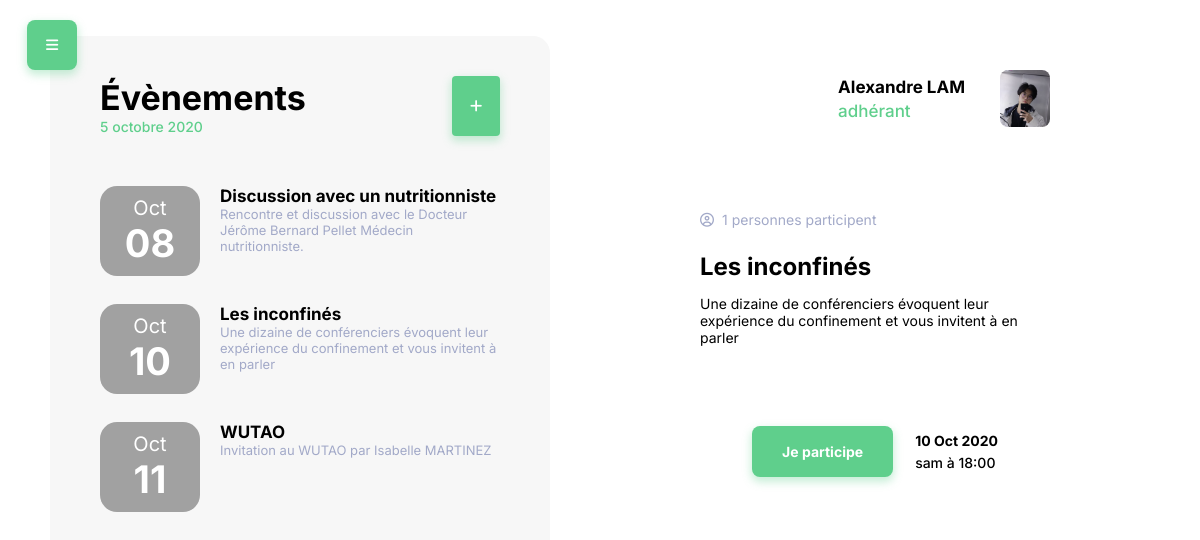
/2, run on the app's committed database.
### events/models.py (models this page shows, shortened)
class Event(models.Model):
    title = models.CharField(max_length=50)
    author = models.CharField(max_length=50)
    short_description = models.CharField(max_length=100)
    long_description = models.CharField(max_length=300)
    date_begin = models.DateTimeField(max_length=300)
    date_end = models.DateTimeField(max_length=300)
    icon = models.ImageField(upload_to="images/")
    image = models.ImageField(upload_to='images/')
    participation = models.IntegerField(default=0)

### events/views.py (the view)
# urls.py: path('<id>', views.home, name='home'),
def home(request, id):
    sorted_events_list = Event.objects.order_by('date_begin')
    context = {'eventsList': sorted_events_list}
    context["selected"] = Event.objects.get(id=id)
    return render(request, 'events/details.html', context)

### events/templates/events/details.html (shortened to what this page needs)
{% extends 'events/events_list.html' %} {% block details %}
<section class="details">
  <div>
    <div class="header">
      <div class="profile-picture"></div>
      <div>
        <h2>Alexandre LAM</h2>
        <p>adhérant</p>
      </div>
    </div>
    <div class="content">
      <div class="content-wrapper">
        <div class="small">
          <div class="icon">
            <i class="far fa-user-circle"></i>
          </div>
          <p>{{selected.participation}} personnes participent</p>
        </div>
        <div class="text">
          <h1>{{ selected.title }}</h1>
          <p>{{ selected.long_description }}</p>
        </div>
        <div class="call-to-action">
          <a href="#"><button>Je participe</button></a>
          <div class="sub-text">
            <p><strong>{{selected.date_begin|date:"d M Y"}}</strong></p>
            <p>
              {{selected.date_begin|date:"D"}} à
              {{selected.date_begin|date:"H:i"}}
            </p>
          </div>
        </div>
      </div>
    </div>
  </div>
</section>
{% endblock details %}

### events/templates/events/events_list.html
{% extends 'events/base.html' %} {% block events_list %}
<section class="events-list">
  <div class="header">
    <div class="text">
      <h1>Évènements</h1>
      <p>5 octobre 2020</p>
    </div>
    <a class="icon" href="#">
      <button>
        <i class="fas fa-plus"></i>
      </button>
    </a>
  </div>
  <div class="scroll-list-wrapper">
    <ul>
      {% for event in eventsList %}
      <a href="/{{event.id}}">
        <li>
          <div
            class="img"
            style="background-image: linear-gradient(
                  0deg,
                  rgba(0, 0, 0, 0.35),
                  rgba(0, 0, 0, 0.35)
                ), url('{{ event.icon.url }}')"
          >
            <div class="date">
              <p>{{event.date_begin|date:"M"}}</p>
              <h2>{{event.date_begin|date:"d"}}</h2>
            </div>
          </div>
          <div class="text">
            <h2>{{event.title}}</h2>
            <p>{{event.long_description}}</p>
          </div>
        </li>
      </a>
      {% endfor %}
    </ul>
  </div>
</section>
{% block details %} {% endblock details %} {% endblock events_list %}

### events/static/events/style.css (style rules this page uses)
html { box-sizing: border-box; font-size: 100%; font-family: "Inter", sans-serif; font-weight: 500; --unselected: #a2a9c8; --highlight: #5fcf8c; --hover-highlight: #4eb276; --greyBackground: #f7f7f7; --greenShadow: 0px 4px 8px 1px rgba(95, 207, 140, 0.35); --menuShadow: 0px 0px 33px rgba(0, 0, 0, 0.15); }
*, *:after, *:before { box-sizing: inherit; margin: 0; padding: 0; font-size: 16px; }
button { outline: none; border: none; transition-duration: 0.4s; }
body { height: 100vh; display: flex; }
a { text-decoration: none; color: inherit; }
.events-list { width: clamp(280px, 40%, 600px); background-color: var(--greyBackground); margin-top: 36px; border-radius: 17px 17px 0px 0px; padding: 90px 50px 0 50px; display: flex; flex-direction: column; }
.events-list .header { display: flex; align-items: center; justify-content: space-between; }
.events-list .header h1 { font-size: 2.125rem; font-weight: 700; }
.events-list .header p { color: var(--highlight); }
.events-list .header button { width: 48px; height: 60px; background-color: var(--highlight); box-shadow: var(--greenShadow); border-radius: 4px; color: white; display: flex; align-items: center; justify-content: center; }
.events-list .scroll-list-wrapper { margin-top: 50px; flex-grow: 1; overflow: hidden; }
.events-list .scroll-list-wrapper ul { list-style: none; }
.events-list .scroll-list-wrapper li { display: flex; margin-bottom: 28px; }
.events-list .scroll-list-wrapper .img { min-width: 100px; min-height: 90px; background-repeat: none; background-size: cover; border-radius: 17px; margin-right: 20px; display: flex; justify-content: center; align-items: center; }
.events-list .scroll-list-wrapper .img .date { text-align: center; color: white; }
.events-list .scroll-list-wrapper .img .date p { font-size: 1.25rem; font-weight: 400; }
.events-list .scroll-list-wrapper .img .date h2 { font-size: 2.375rem; font-weight: 700; }
.events-list .scroll-list-wrapper .text { width: auto; }
.events-list .scroll-list-wrapper .text h2 { font-weight: 700; font-size: 1.0625rem; }
.events-list .scroll-list-wrapper .text p { font-size: 0.8125rem; font-weight: 400; color: var(--unselected); }
.details { flex-grow: 1; padding: 120px 70px 50px 70px; display: flex; justify-content: center; }
.details .header { display: flex; flex-direction: row-reverse; align-items: center; }
.details .header h2 { font-size: 1.0625rem; font-weight: 700; margin-bottom: 4px; }
.details .header p { font-size: 1.0625rem; font-weight: 500; color: var(--highlight); }
.details .header .profile-picture { background-image: url("profile.PNG"); background-repeat: none; background-size: cover; background-position: bottom; border-radius: 8px; width: 50px; height: 57px; margin-left: 35px; }
.details .content { margin-top: 60px; display: flex; justify-content: center; align-items: center; }
.details .content .small { display: flex; color: var(--unselected); font-size: 0.875rem; font-weight: 400; margin: auto; margin-top: 24px; }
.details .content .small p { margin-left: 8px; }
.details .content .text { margin: auto; max-width: 500px; }
.details .content .text h1 { font-size: 1.5rem; margin-top: 24px; }
.details .content .text p { font-weight: 400; margin-top: 14px; }
.details .call-to-action { display: flex; gap: 22px; justify-content: center; align-items: center; margin-top: 80px; }
.details .call-to-action button { padding: 17px 30px; border: none; background-color: var(--highlight); font-family: "Inter"; font-weight: 700; color: white; font-size: 0.875rem; border-radius: 8px; box-shadow: var(--greenShadow); }
.details .call-to-action .sub-text p { font-size: 0.875rem; line-height: 22px; }
@media only screen and (max-height: 800px) { *, *:before, *:after { font-size: 14px; } }
@media only screen and (max-height: 800px) { .events-list { padding: 40px 50px 0 50px; } }
@media only screen and (max-height: 800px) { .details { flex-grow: 1; padding: 70px 70px 50px 70px; } }
@media only screen and (max-width: 1250px) { .events-list { margin-left: 50px; width: 500px; } }
@media only screen and (max-width: 1250px) { .details { padding-left: 40px; padding-right: 40px; } }
@media only screen and (max-width: 1250px) { .details .content, .details .content-wrapper, .details .content .img, .details .header { width: 350px; } }

### data on the page
Event: date_begin "Oct", date_begin "08", title "Discussion avec un nutritionniste", long_description "Rencontre et discussion avec le Docteur Jérôme Bernard Pellet Médecin nutritionniste."
Event: date_begin "Oct", date_begin "10", title "Les inconfinés", long_description "Une dizaine de conférenciers évoquent leur expérience du confinement et vous invitent à en parler", participation "1", date_begin "10 Oct 2020", date_begin "sam", date_begin "18:00"
Event: date_begin "Oct", date_begin "11", title "WUTAO", long_description "Invitation au WUTAO par Isabelle MARTINEZ"
